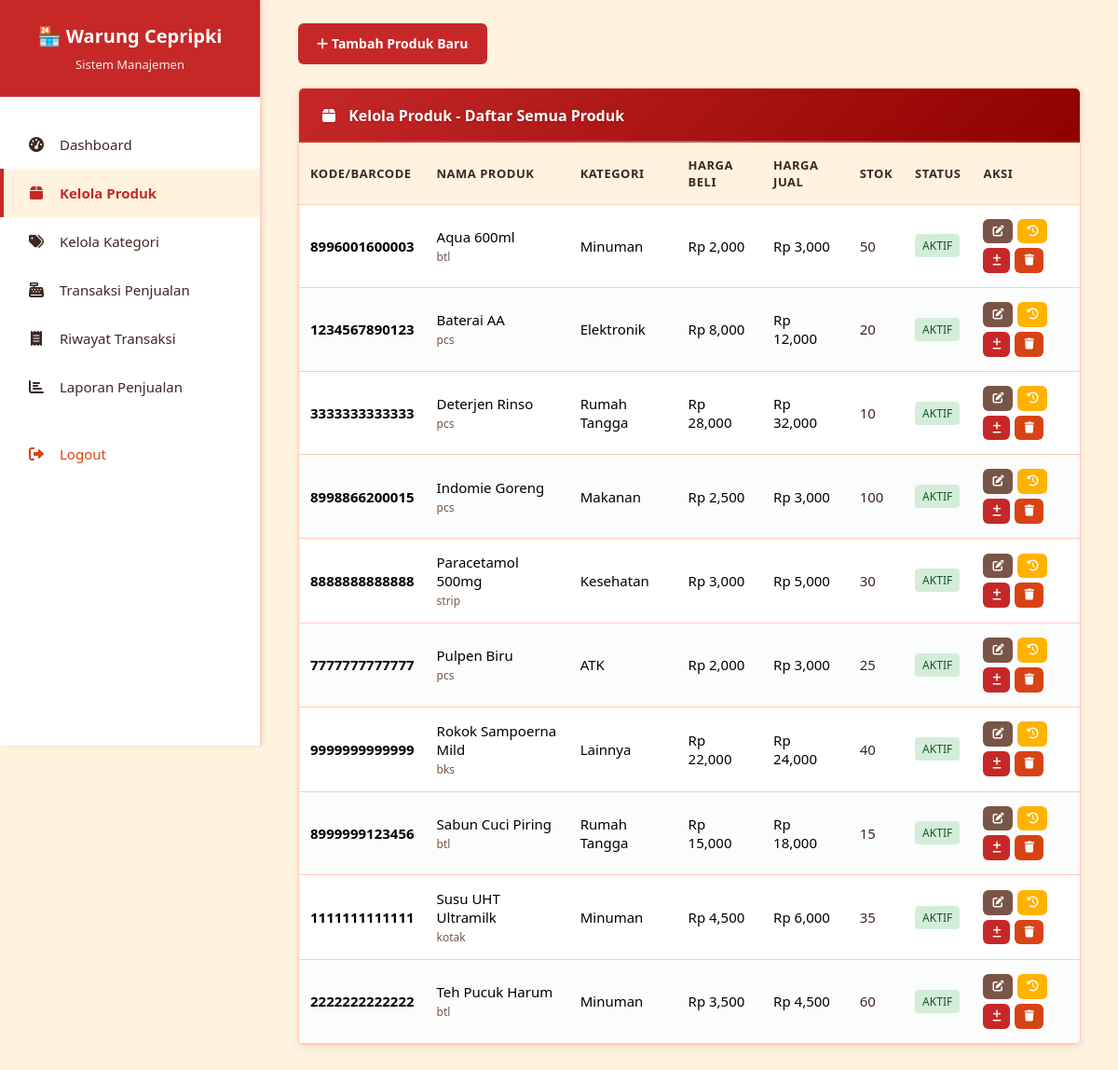
The page /produk.php (signed in) on the database its author committed.
### tables this page shows
CREATE TABLE produk (
    id_produk INT AUTO_INCREMENT PRIMARY KEY,
    nama_produk VARCHAR(255) NOT NULL,
    id_kategori INT,
    harga_beli DECIMAL(10,2) NOT NULL,
    harga_jual DECIMAL(10,2) NOT NULL,
    stok INT DEFAULT 0,
    stok_minimum INT DEFAULT 5,
    satuan VARCHAR(50) DEFAULT 'pcs',
    barcode VARCHAR(100),
    deskripsi TEXT,
    status ENUM('aktif', 'nonaktif') DEFAULT 'aktif',
    created_at TIMESTAMP DEFAULT CURRENT_TIMESTAMP,
    updated_at TIMESTAMP DEFAULT CURRENT_TIMESTAMP ON UPDATE CURRENT_TIMESTAMP,
    FOREIGN KEY (id_kategori) REFERENCES kategori(id_kategori) ON DELETE SET NULL,
    INDEX idx_nama_produk (nama_produk),
    INDEX idx_barcode (barcode),
    INDEX idx_status (status)
);

### produk.php (the view, shortened to what this page needs)
<?php
require_once 'includes/layout.php';
startLayoutNoTopbar('Kelola Produk', 'produk.php');
try {
    $conn = getConnection();
    $stmt = $conn->query("
        SELECT
            p.id_produk,
            p.nama_produk,
            COALESCE(k.nama_kategori, 'Tanpa Kategori') as nama_kategori,
            p.harga_beli,
            p.harga_jual,
            p.stok,
            p.stok_minimum,
            p.satuan,
            p.barcode,
            p.status
        FROM produk p
        LEFT JOIN kategori k ON p.id_kategori = k.id_kategori
        ORDER BY p.nama_produk ASC
    ");
    $products = $stmt->fetchAll();
} catch (Exception $e) {
    $error_message = 'Terjadi kesalahan dalam memuat data produk.';
}
?>
<div class="action-buttons">
    <a href="tambah-produk.php" class="btn">
        <i class="fas fa-plus"></i> Tambah Produk Baru
    </a>
</div>
<div class="card">
    <div class="card-header">
        <i class="fas fa-box"></i> Kelola Produk - Daftar Semua Produk
    </div>
    <div class="card-body" style="padding: 0;">
        <?php if (!empty($products)): ?>
        <table class="table">
            <thead>
                <tr>
                    <th>Kode/Barcode</th>
                    <th>Nama Produk</th>
                    <th>Kategori</th>
                    <th>Harga Beli</th>
                    <th>Harga Jual</th>
                    <th>Stok</th>
                    <th>Status</th>
                    <th>Aksi</th>
                </tr>
            </thead>
            <tbody>
                <?php foreach ($products as $product): ?>
                <tr>
                    <td>
                        <strong><?php echo htmlspecialchars($product['barcode']); ?></strong>
                    </td>
                    <td>
                        <?php echo htmlspecialchars($product['nama_produk']); ?>
                        <br><small class="text-muted"><?php echo htmlspecialchars($product['satuan']); ?></small>
                    </td>
                    <td><?php echo htmlspecialchars($product['nama_kategori']); ?></td>
                    <td>Rp <?php echo number_format($product['harga_beli']); ?></td>
                    <td>Rp <?php echo number_format($product['harga_jual']); ?></td>
                    <td>
                        <span style="color: <?php echo ($product['stok'] <= $product['stok_minimum']) ? 'var(--danger-color)' : 'var(--text-color)'; ?>">
                            <?php echo number_format($product['stok']); ?>
                        </span>
                    </td>
                    <td>
                        <span class="status-badge <?php echo ($product['status'] === 'aktif') ? 'status-success' : 'status-cancelled'; ?>">
                            <?php echo ucfirst($product['status']); ?>
                        </span>
                    </td>                    <td>
                        <div style="display: flex; gap: 5px; flex-wrap: wrap;">
                            <a href="edit-produk.php?id=<?php echo $product['id_produk']; ?>"
                               class="btn btn-secondary" style="padding: 5px 10px; font-size: 12px;"
                               title="Edit Produk">
                                <i class="fas fa-edit"></i>
                            </a>
                            <a href="log-stok.php?id=<?php echo $product['id_produk']; ?>"
                               class="btn btn-warning" style="padding: 5px 10px; font-size: 12px;"
                               title="Log Stok">
                                <i class="fas fa-history"></i>
                            </a>
                            <a href="adjustment-stok.php?id=<?php echo $product['id_produk']; ?>"
                               class="btn" style="padding: 5px 10px; font-size: 12px;"
                               title="Adjustment Stok">
                                <i class="fas fa-plus-minus"></i>
                            </a>
                            <a href="hapus-produk.php?id=<?php echo $product['id_produk']; ?>"
                               class="btn btn-danger" style="padding: 5px 10px; font-size: 12px;"
                               onclick="return confirm('Yakin ingin menghapus produk ini?')"
                               title="Hapus Produk">
                                <i class="fas fa-trash"></i>
                            </a>
                        </div>
                    </td>
                </tr>
                <?php endforeach; ?>
            </tbody>
        </table>        <?php endif; ?>
    </div>
</div>
<?php endLayout(); ?>

### includes/layout.php (shortened to what this page needs)
<?php
function renderSidebar($currentPage = '') {    $menuItems = [
        'dashboard.php' => ['icon' => 'fas fa-tachometer-alt', 'label' => 'Dashboard'],
        'produk.php' => ['icon' => 'fas fa-box', 'label' => 'Kelola Produk'],
        'kategori.php' => ['icon' => 'fas fa-tags', 'label' => 'Kelola Kategori'],
        'transaksi.php' => ['icon' => 'fas fa-cash-register', 'label' => 'Transaksi Penjualan'],
        'riwayat-transaksi.php' => ['icon' => 'fas fa-receipt', 'label' => 'Riwayat Transaksi'],
        'laporan-penjualan.php' => ['icon' => 'fas fa-chart-bar', 'label' => 'Laporan Penjualan']
    ];
    echo '<div class="sidebar">';
    echo '<div class="sidebar-header">';
    echo '<h3>🏪 Warung Cepripki</h3>';
    echo '<p>Sistem Manajemen</p>';
    echo '</div>';
    echo '<div class="sidebar-menu">';
    foreach ($menuItems as $page => $item) {
        $activeClass = ($currentPage === $page) ? 'active' : '';
        echo '<a href="' . $page . '" class="menu-item ' . $activeClass . '">';
        echo '<i class="' . $item['icon'] . '"></i>';
        echo $item['label'];
        echo '</a>';
    }
    echo '<a href="logout.php" class="menu-item" style="color: var(--danger-color); margin-top: 20px;">';
    echo '<i class="fas fa-sign-out-alt"></i>';
    echo 'Logout';
    echo '</a>';
    echo '</div>';
    echo '</div>';
}
    ?>
    <?php
function startLayoutNoTopbar($pageTitle, $currentPage = '') {
    ?>
    <!DOCTYPE html>
    <html lang="id">
    <head>
        <link rel="stylesheet" href="assets/css/style.css">
        <link rel="stylesheet" href="https://cdnjs.cloudflare.com/ajax/libs/font-awesome/6.0.0/css/all.min.css">
    </head>
    <body class="dashboard-page">
        <div class="main-layout">
            <?php renderSidebar($currentPage); ?>
            <div class="content-area" style="padding-top: 25px;">
    <?php
}
function endLayout() {
    ?>
            </div>
        </div>
    </body>
    </html>
    <?php
}
?>

### produk.php (style rules this page uses)
.text-muted { color: var(--text-light); font-size: 12px; }

### rows shown on the page
produk: barcode "8996001600003", nama_produk "Aqua 600ml", satuan "btl", nama_kategori "Minuman", harga_beli "2,000", harga_jual "3,000", stok "50", status "AKTIF"
produk: barcode "1234567890123", nama_produk "Baterai AA", satuan "pcs", nama_kategori "Elektronik", harga_beli "8,000", harga_jual "12,000", stok "20", status "AKTIF"
produk: barcode "3333333333333", nama_produk "Deterjen Rinso", satuan "pcs", nama_kategori "Rumah Tangga", harga_beli "28,000", harga_jual "32,000", stok "10", status "AKTIF"
produk: barcode "8998866200015", nama_produk "Indomie Goreng", satuan "pcs", nama_kategori "Makanan", harga_beli "2,500", harga_jual "3,000", stok "100", status "AKTIF"
produk: barcode "8888888888888", nama_produk "Paracetamol 500mg", satuan "strip", nama_kategori "Kesehatan", harga_beli "3,000", harga_jual "5,000", stok "30", status "AKTIF"
produk: barcode "7777777777777", nama_produk "Pulpen Biru", satuan "pcs", nama_kategori "ATK", harga_beli "2,000", harga_jual "3,000", stok "25", status "AKTIF"
produk: barcode "9999999999999", nama_produk "Rokok Sampoerna Mild", satuan "bks", nama_kategori "Lainnya", harga_beli "22,000", harga_jual "24,000", stok "40", status "AKTIF"
produk: barcode "8999999123456", nama_produk "Sabun Cuci Piring", satuan "btl", nama_kategori "Rumah Tangga", harga_beli "15,000", harga_jual "18,000", stok "15", status "AKTIF"
produk: barcode "1111111111111", nama_produk "Susu UHT Ultramilk", satuan "kotak", nama_kategori "Minuman", harga_beli "4,500", harga_jual "6,000", stok "35", status "AKTIF"
produk: barcode "2222222222222", nama_produk "Teh Pucuk Harum", satuan "btl", nama_kategori "Minuman", harga_beli "3,500", harga_jual "4,500", stok "60", status "AKTIF"

### other values the page prints
$item['label'] "Dashboard"
$item['label'] "Kelola Produk"
$item['label'] "Kelola Kategori"
$item['label'] "Transaksi Penjualan"
$item['label'] "Riwayat Transaksi"
$item['label'] "Laporan Penjualan"
